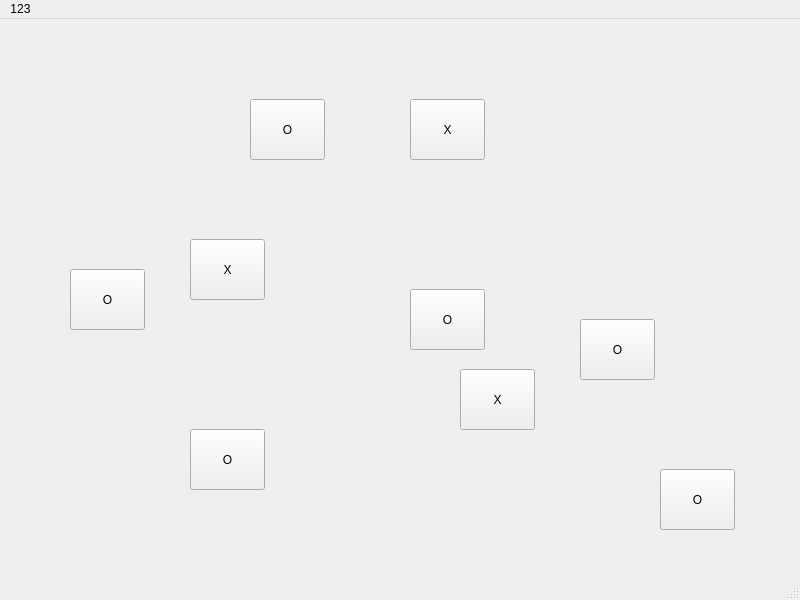
<?xml version="1.0" encoding="UTF-8"?>
<ui version="4.0">
 <class>MainWindow</class>
 <widget class="QMainWindow" name="MainWindow">
  <property name="geometry">
   <rect>
    <x>0</x>
    <y>0</y>
    <width>800</width>
    <height>600</height>
   </rect>
  </property>
  <property name="windowTitle">
   <string>MainWindow</string>
  </property>
  <widget class="QWidget" name="centralwidget">
   <widget class="QPushButton" name="pushButton">
    <property name="geometry">
     <rect>
      <x>410</x>
      <y>270</y>
      <width>75</width>
      <height>61</height>
     </rect>
    </property>
    <property name="text">
     <string>O</string>
    </property>
   </widget>
   <widget class="QPushButton" name="pushButton_2">
    <property name="geometry">
     <rect>
      <x>410</x>
      <y>80</y>
      <width>75</width>
      <height>61</height>
     </rect>
    </property>
    <property name="text">
     <string>X</string>
    </property>
   </widget>
   <widget class="QPushButton" name="pushButton_3">
    <property name="geometry">
     <rect>
      <x>580</x>
      <y>300</y>
      <width>75</width>
      <height>61</height>
     </rect>
    </property>
    <property name="text">
     <string>O</string>
    </property>
   </widget>
   <widget class="QPushButton" name="pushButton_4">
    <property name="geometry">
     <rect>
      <x>70</x>
      <y>250</y>
      <width>75</width>
      <height>61</height>
     </rect>
    </property>
    <property name="text">
     <string>O</string>
    </property>
   </widget>
   <widget class="QPushButton" name="pushButton_5">
    <property name="geometry">
     <rect>
      <x>460</x>
      <y>350</y>
      <width>75</width>
      <height>61</height>
     </rect>
    </property>
    <property name="text">
     <string>X</string>
    </property>
   </widget>
   <widget class="QPushButton" name="pushButton_6">
    <property name="geometry">
     <rect>
      <x>250</x>
      <y>80</y>
      <width>75</width>
      <height>61</height>
     </rect>
    </property>
    <property name="text">
     <string>O</string>
    </property>
   </widget>
   <widget class="QPushButton" name="pushButton_7">
    <property name="geometry">
     <rect>
      <x>190</x>
      <y>410</y>
      <width>75</width>
      <height>61</height>
     </rect>
    </property>
    <property name="text">
     <string>O</string>
    </property>
   </widget>
   <widget class="QPushButton" name="pushButton_8">
    <property name="geometry">
     <rect>
      <x>190</x>
      <y>220</y>
      <width>75</width>
      <height>61</height>
     </rect>
    </property>
    <property name="text">
     <string>X</string>
    </property>
   </widget>
   <widget class="QPushButton" name="pushButton_9">
    <property name="geometry">
     <rect>
      <x>660</x>
      <y>450</y>
      <width>75</width>
      <height>61</height>
     </rect>
    </property>
    <property name="text">
     <string>O</string>
    </property>
   </widget>
  </widget>
  <widget class="QMenuBar" name="menubar">
   <property name="geometry">
    <rect>
     <x>0</x>
     <y>0</y>
     <width>800</width>
     <height>21</height>
    </rect>
   </property>
   <widget class="QMenu" name="menu123">
    <property name="title">
     <string>123</string>
    </property>
   </widget>
   <addaction name="menu123"/>
  </widget>
  <widget class="QStatusBar" name="statusbar"/>
 </widget>
 <resources/>
 <connections/>
</ui>
